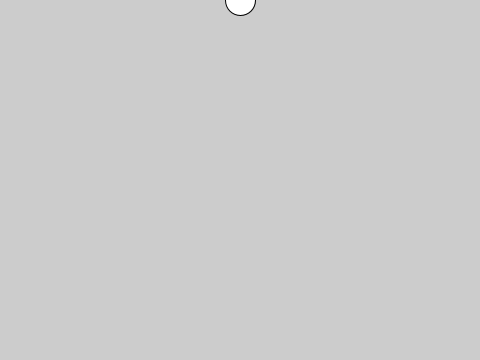
Frame 1 (no input)
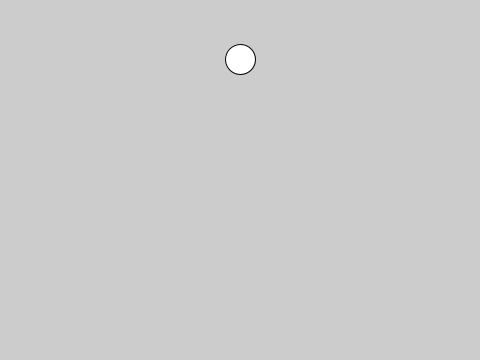
Frame 60 (the mouse pressed at the canvas centre just before this capture)
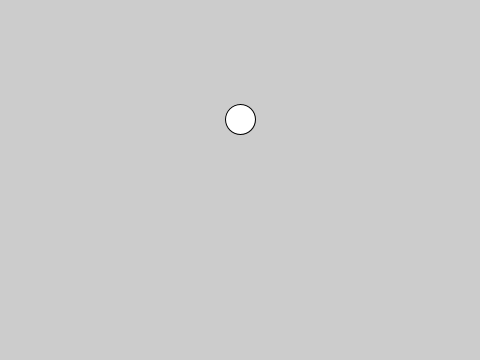
Frame 120 (the mouse held since frame 60 and released just before this capture)

The Processing sketch that drew these frames (run headless with seeded random() and noise(); from frame 60 on, the mouse is pressed at the canvas centre):

// Processing sketch: processing_131238
// ── processing_131238.pde

//Carlyn Maw, January 2014
//Week 3 Boundries, Example 2
//The ball drops, what happens to it?

int ballY = 0;

void setup() { 
  size(480, 360); //cannot use constants in JavaScript mode.
  background(204);
}

void draw() {
  background(204);
  ellipse(width/2, ballY, 30, 30);
  ballY++;
}
